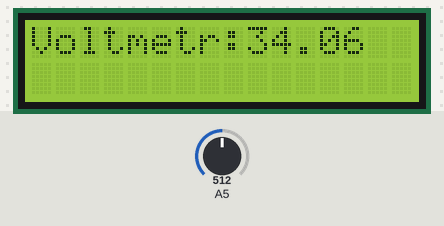
This sketch was run on a simulated Arduino Uno, built with avr-gcc and run on an emulated ATmega328P. Shown: 16×2 character LCD. The test bench sets the inputs (shaded band); at power-on: A5 = 512.

Above: at 6.3 s.
6.4 s: A5 set to 490
At 8.0 s:
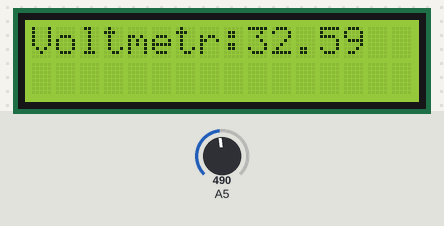
8.5 s: A5 set to 510
At 10.7 s:
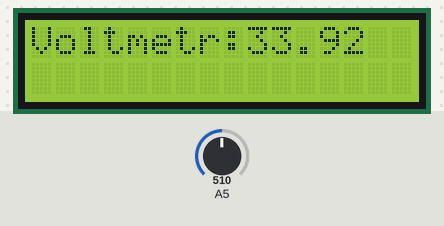
11.1 s: A5 set to 306
At 13.3 s:
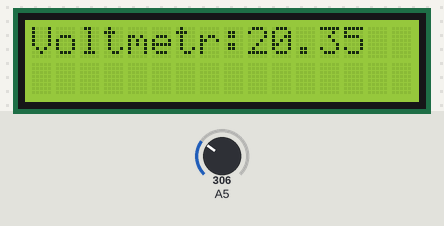
Timing chart, 0 to 14.8 s (numbered marks = the images above; inputs shaded):
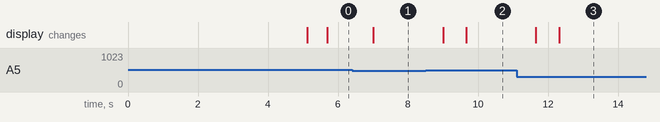

The sketch:

Delitil_naprejeniya_with_LCD.ino
```cpp
#include <LiquidCrystal.h>

LiquidCrystal lcd(12, 11, 5, 4, 3, 2);
double qiymat=(2.56/1024)*((82.2+3.21)/3.21);

void setup() {
analogReference(INTERNAL);
lcd.begin(16,2);
delay(5000);
lcd.begin(16,2);
pinMode(A5,INPUT);
lcd.setCursor(0,0);
lcd.print("Voltmetr:");
}
void loop() {
double a=0;
for(int i=0; i<500; i++){
 a+=analogRead(A5);
 delay(1);
}
if(a>0){
a=a/500;
a=a*qiymat;
}else a=0;
lcd.setCursor(9,0);
lcd.print(a);
delay(100);
}
```

Measured:
- after the input at 6.4 s, the display: changes after 0.61 s (image 1)
- after the input at 8.5 s, the display: first changes after 0.50 s (image 2 shows a later state)
- after the input at 11.1 s, the display: first changes after 0.55 s (image 3 shows a later state)
